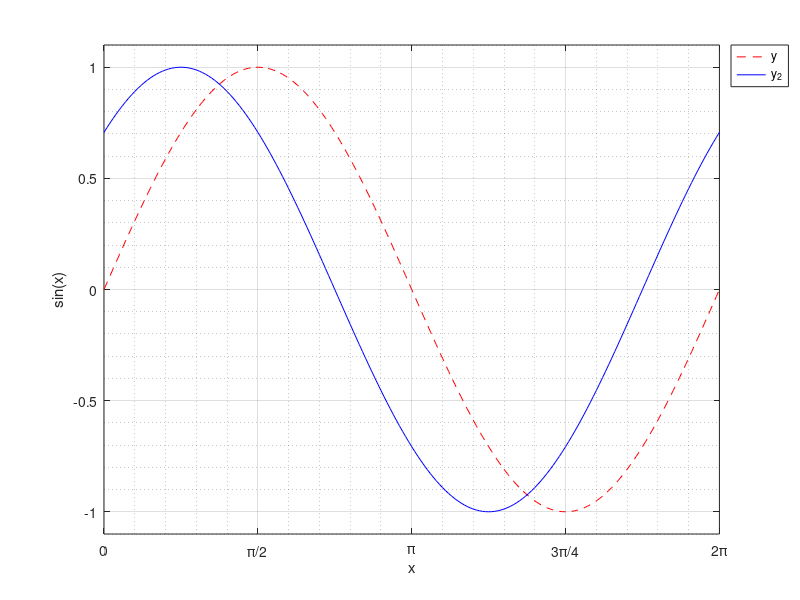

Reproduce this figure in MATLAB.
clc
clear all
x = [ 0 : pi/100 : 2*pi ]; %generate x values
y = sin(x); %function of x
plot(x,y, "r--")
% for colours can use 'r,g,b,c,m,y,k'
% for linestyle '-.,:'
%for marker 'o+*xsd'
% try "Linewidth",
xlabel("x")
ylabel("sin(x)")
hold on
y2 = sin(x+ pi/4);
plot(x,y2, 'b-')
legend('y', 'y_2', 'location', "bestoutside")
% '\pi' gives actual pi. "fontsize", "textcolor", "boxoff" 
xlim([0, 2*pi])
ylim([-1.1,1.1])
xticks(0:pi/2:2*pi)
xticklabels({'0', '\pi/2', '\pi', '3\pi/4', '2\pi'})
grid on
grid minor

%MAKE SURE TO REMEMBER:
%AXIS LABELS, LEGEND
%UNITS
%LEGIBEL TEXT
%ARE PLOTS DISTINGUISHABLE
%THINK ABOUT IF REPORT IS PUBLISHED IN BLACK AND WHITE?


